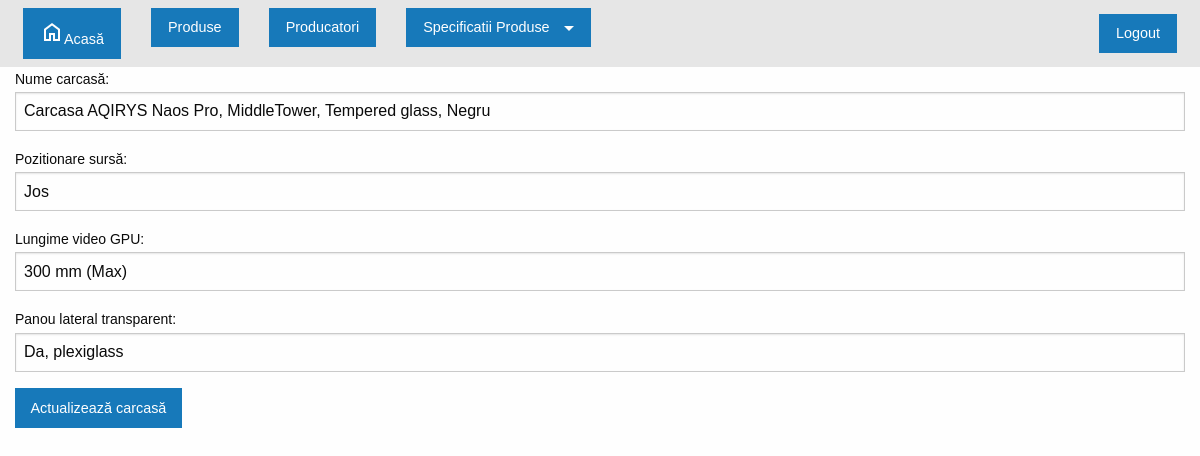
/editare_carcase.php?id=1 (signed in), run on the app's committed database.
### tables this page shows
CREATE TABLE `pagini` (
  `Id` int(11) NOT NULL,
  `nume_meniu` varchar(255) DEFAULT NULL,
  `pagina` varchar(255) DEFAULT NULL,
  `parent_id` int(11) NOT NULL DEFAULT 0,
  `Meniu` varchar(10) NOT NULL
);

CREATE TABLE `carcase` (
  `id` int(11) NOT NULL,
  `name` varchar(255) NOT NULL,
  `pozitionare_sursa` varchar(255) NOT NULL,
  `lungime_video_gpu` varchar(255) NOT NULL,
  `panou_lateral_transparent` varchar(255) NOT NULL
);

### editare_carcase.php (the view, shortened to what this page needs)
<?php
include 'db.php';
include 'header.php';
if (isset($_GET['id'])) {
    $id = $_GET['id'];
    $sql = "SELECT * FROM carcase WHERE id=$id";
    $result = $conn->query($sql);
    if ($result->num_rows > 0) {
        $row = $result->fetch_assoc();
    } else {
        echo "Carcasa nu a fost găsită!";
        exit();
    }
}
?>
<div class="grid-container">
    <div class="grid-x grid-margin-x">
        <div class="cell large-12">
            <form action="editare_carcase.php" method="post">
                <label for="name">Nume carcasă:</label>
                <input type="text" id="name" name="name" value="<?php echo htmlspecialchars($row['name']); ?>" required>
                <label for="pozitionare_sursa">Pozitionare sursă:</label>
                <input type="text" id="pozitionare_sursa" name="pozitionare_sursa" value="<?php echo htmlspecialchars($row['pozitionare_sursa']); ?>" required>
                <label for="lungime_video_gpu">Lungime video GPU:</label>
                <input type="text" id="lungime_video_gpu" name="lungime_video_gpu" value="<?php echo htmlspecialchars($row['lungime_video_gpu']); ?>" required>
                <label for="panou_lateral_transparent">Panou lateral transparent:</label>
                <input type="text" id="panou_lateral_transparent" name="panou_lateral_transparent" value="<?php echo htmlspecialchars($row['panou_lateral_transparent']); ?>" required>
                <button type="submit" name="update" class="button primary">Actualizează carcasă</button>
            </form>
        </div>
    </div>
</div>
</body>
</html>

### header.php (shortened to what this page needs)
<?php
require 'db.php';
function getNavbarItems($userType, $conn) {
    $query = "
        SELECT p.id, p.nume_meniu, p.pagina, p.parent_id
        FROM pagini p
        JOIN drepturi d ON p.id = d.IdPage
        WHERE d.IdUserType = ? AND p.Meniu = 1
        ORDER BY p.parent_id, p.id";
    $stmt = $conn->prepare($query);
    $stmt->bind_param("i", $userType);
    $stmt->execute();
    $result = $stmt->get_result();
    $navbarItems = $result->fetch_all(MYSQLI_ASSOC);
    $menu = [];
    foreach ($navbarItems as $item) {
        if ($item['parent_id'] == 0) {
            $menu[$item['id']] = $item;
            $menu[$item['id']]['sub_items'] = [];
        } else {
            $menu[$item['parent_id']]['sub_items'][] = $item;
        }
    }
    return $menu;
}
$userType = null;
if (isset($_SESSION['user_type'])) {
    $userType = $_SESSION['user_type'];
}
$navbarItems = $userType !== null ? getNavbarItems($userType, $conn) : [];
?>
<!doctype html>
<html class="no-js" lang="en" dir="ltr">
<head>
    <link rel="stylesheet" href="css/foundation.css">
    <link rel="stylesheet" href="css/style.css">
</head>
<body>
<nav class="top-bar">
    <div class="top-bar-left">
        <ul class="dropdown menu" data-dropdown-menu>
            <li><a href="home.php" class="button"><span class="material-symbols-outlined">home</span>Acasă</a></li>
            <?php foreach ($navbarItems as $item): ?>
                <?php if (empty($item['sub_items'])): ?>
                    <li><a href="<?php echo htmlspecialchars($item['pagina']); ?>" class="button"><?php echo htmlspecialchars($item['nume_meniu']); ?></a></li>
                <?php else: ?>
                    <li class="has-submenu">
                        <button href="#" data-dropdown="drop<?php echo $item['id']; ?>" aria-controls="drop<?php echo $item['id']; ?>" aria-expanded="false" class="button dropdown"><?php echo htmlspecialchars($item['nume_meniu']); ?></button>
                    </li>
                <?php endif; ?>
            <?php endforeach; ?>
        </ul>
    </div>
    <div class="top-bar-right">
        <ul class="menu">
            <?php if (isset($_SESSION['user'])): ?>
                <li><a href="logout.php" class="button">Logout</a></li>
            <?php else: ?>
                <li><a href="login.php" class="button">Logare</a></li>
            <?php endif; ?>
        </ul>
    </div>
</nav>
</body>
</html>

### css/style.css (style rules this page uses)
body, html { margin: 0; padding: 0; font-family: Arial, sans-serif; }
nav ul { list-style-type: none; margin: 0; padding: 0; text-align: center; }
.top-bar { color: blue; }
nav ul li { display: inline; margin: 0 15px; }
nav ul li a, .login-button, .register-button { color: white; text-decoration: none; padding: 10px 20px; text-align: center; display: inline-block; font-size: 16px; margin: 4px 2px; transition-duration: 0.4s; cursor: pointer; border-radius: 5px; }

### data on the page
pagini: nume_meniu "Produse"
pagini: nume_meniu "Producatori"
pagini: nume_meniu "Specificatii Produse"
carcase: name "Carcasa AQIRYS Naos Pro, MiddleTower, Tempered glass, Negru", pozitionare_sursa "Jos", lungime_video_gpu "300 mm (Max)", panou_lateral_transparent "Da, plexiglass"
